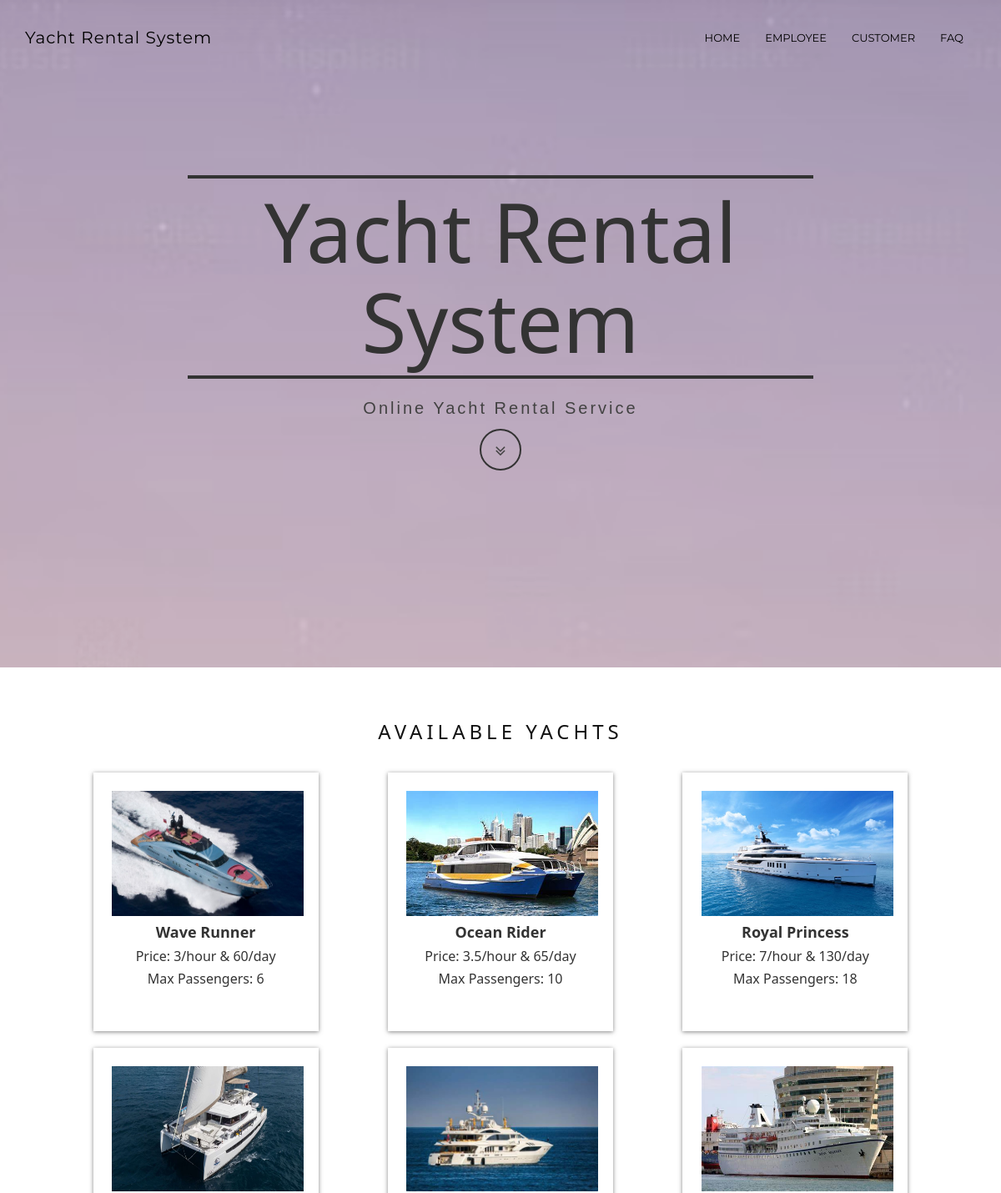
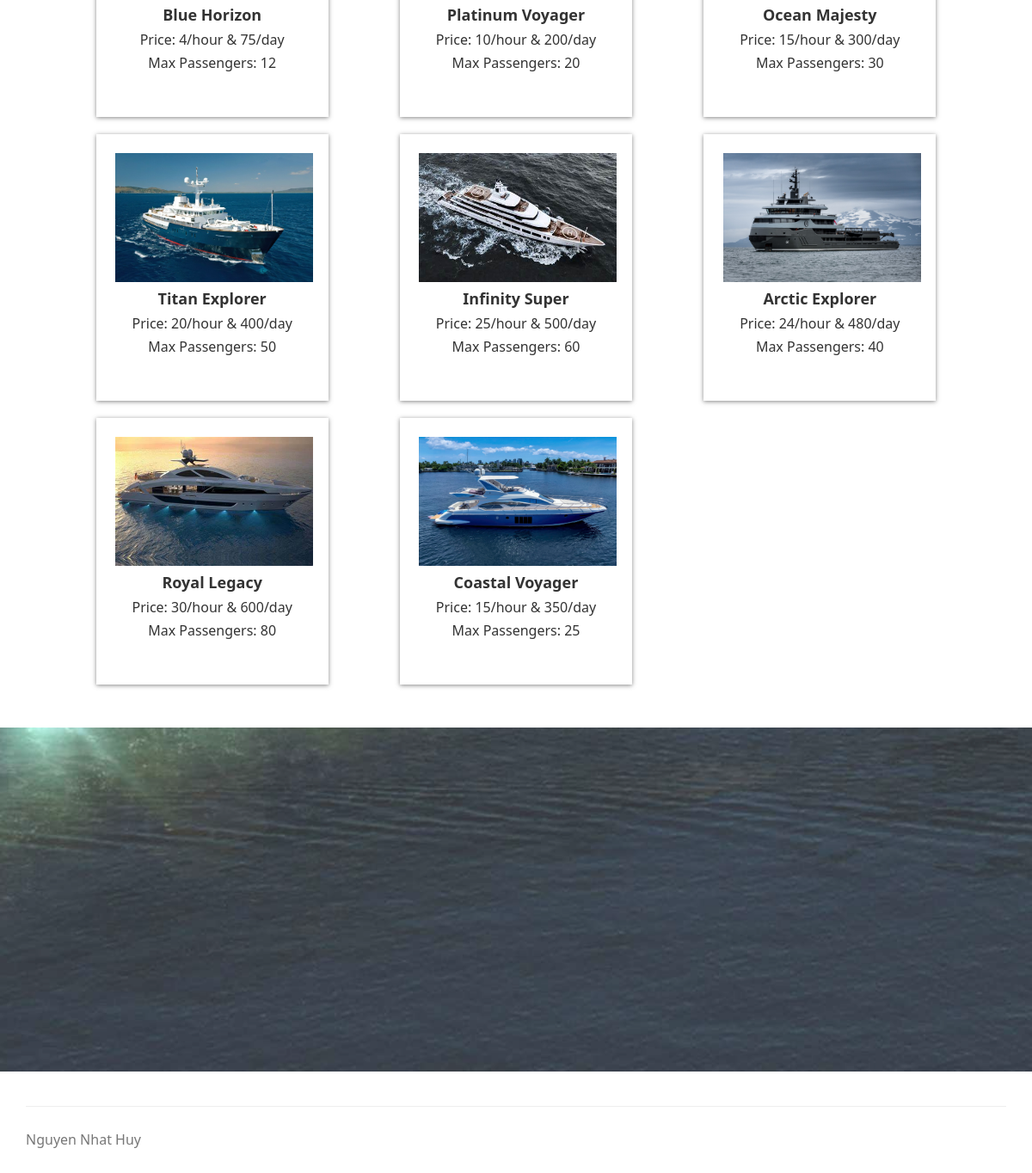
The page / on the database its author committed (2 pictures, top to bottom).
### tables this page shows
CREATE TABLE `yachts` (
  `yacht_id` int(20) NOT NULL,
  `yacht_name` varchar(50) NOT NULL,
  `yachttype_id` varchar(50) NOT NULL,
  `yacht_img` varchar(50) DEFAULT 'NA',
  `price_per_hour` double NOT NULL,
  `price_per_day` double NOT NULL,
  `engine_type` varchar(50) NOT NULL,
  `max_passengers` int(11) NOT NULL,
  `yacht_availability` varchar(10) NOT NULL
);

### index.php (the view, shortened to what this page needs)
<!DOCTYPE html>
<html>
<?php
$conn = Connect();
?>
<head>
    <link rel="stylesheet" href="assets/bootstrap/css/bootstrap.min.css">
    <link rel="stylesheet" href="assets/fonts/font-awesome.min.css">
    <link rel="stylesheet" href="assets/css/user.css">
    <link rel="stylesheet" href="assets/w3css/w3.css">
</head>
<body id="page-top" data-spy="scroll" data-target=".navbar-fixed-top">
    <nav class="navbar navbar-custom navbar-fixed-top" role="navigation" style="color: black">
        <div class="container">
            <div class="navbar-header">
                <a class="navbar-brand page-scroll" href="index.php">
                   Yacht Rental System </a>
            </div>
            <?php
                if(isset($_SESSION['login_client'])){
            ?>
            <div class="collapse navbar-collapse navbar-right navbar-main-collapse">
                <ul class="nav navbar-nav">
                    <li>
                        <a href="index.php">Home</a>
                    </li>
                    <li>
                        <a href="#"><span class="glyphicon glyphicon-user"></span> Welcome <?php echo $_SESSION['login_client']; ?></a>
                    </li>
                    <li>
                    <ul class="nav navbar-nav navbar-right">
            <li><a href="#" class="dropdown-toggle active" data-toggle="dropdown" role="button" aria-haspopup="true" aria-expanded="false"><span class="glyphicon glyphicon-user"></span> Control Panel <span class="caret"></span> </a>
                <ul class="dropdown-menu">
              <li> <a href="enteryacht.php">Add Yacht</a></li>
              <li> <a href="enterdriver.php"> Add Driver</a></li>
              <li> <a href="clientview.php">View</a></li>
            </ul>
            </li>
          </ul>
                    </li>
                    <li>
                        <a href="logout.php"><span class="glyphicon glyphicon-log-out"></span> Logout</a>
                    </li>
                </ul>
            </div>
            <?php
            }
                else {
            ?>
            <div class="collapse navbar-collapse navbar-right navbar-main-collapse">
                <ul class="nav navbar-nav">
                    <li>
                        <a href="index.php">Home</a>
                    </li>
                    <li>
                        <a href="clientlogin.php">Employee</a>
                    </li>
                    <li>
                        <a href="customerlogin.php">Customer</a>
                    </li>
                    <li>
                        <a href="faq/index.php"> FAQ </a>
                    </li>
                </ul>
            </div>
                <?php   }
                ?>
        </div>
    </nav>
    <div class="bgimg-1">
        <header class="intro">
            <div class="intro-body">
                <div class="container">
                    <div class="row">
                        <div class="col-md-8 col-md-offset-2">
                            <h1 class="brand-heading" style="color: black">Yacht Rental System</h1>
                            <p class="intro-text">
                                Online Yacht Rental Service
                            </p>
                            <a href="#sec2" class="btn btn-circle page-scroll blink">
                                <i class="fa fa-angle-double-down animated"></i>
                            </a>
                        </div>
                    </div>
                </div>
            </div>
        </header>
    </div>
    <div id="sec2" style="color: #777;background-color:white;text-align:center;padding:50px 80px;text-align: justify;">
        <h3 style="text-align:center;">Available Yachts</h3>
<br>
        <section class="menu-content">
            <?php
            $sql1 = "SELECT * FROM yachts WHERE yacht_availability='yes'";
            $result1 = mysqli_query($conn,$sql1);
            if(mysqli_num_rows($result1) > 0) {
                while($row1 = mysqli_fetch_assoc($result1)){
                    $yacht_id = $row1["yacht_id"];
                    $yacht_name = $row1["yacht_name"];
                    $price_per_hour = $row1["price_per_hour"];
                    $price_per_day = $row1["price_per_day"];
                    $max_passengers = $row1["max_passengers"];
                    $yacht_img = $row1["yacht_img"];
                    ?>
            <a href="booking.php?id=<?php echo($yacht_id) ?>">
            <div class="sub-menu">
            <img class="card-img-top" src="<?php echo $yacht_img; ?>" alt="Card image cap">
            <h5><b> <?php echo $yacht_name; ?> </b></h5>
            <h6> Price: <?php echo ($price_per_hour . "/hour & " . $price_per_day . "/day"); ?></h6>
            <h6> Max Passengers: <?php echo $max_passengers; ?></h6>
            </div>
            </a>
            <?php }}
            else {
                ?>
                    <h1> No yachts available :( </h1>
                <?php
            }
            ?>
        </section>
    </div>
    <div class="bgimg-2">
        <div class="caption">
            <span class="border" style="background-color:transparent;font-size:25px;color: #f7f7f7;"></span>
        </div>
    </div>
    <footer class="site-footer">
        <div class="container">
            <hr>
            <div class="row">
                <div class="col-sm-6">
                    <h5>Nguyen Nhat Huy</h5>
                </div>
            </div>
        </div>
    </footer>
</body>
</html>

### assets/css/user.css (style rules this page uses)
body, html { height: 100%; margin: 0; font: 400 15px/1.8 "Lato", sans-serif; color: #777; }
blink, .blink { animation: blinker 2s linear infinite; }
.navbar-custom { margin-bottom: 0; border-bottom: 1px solid rgba(255, 255, 255, 0.3); text-transform: uppercase; font-family: Montserrat, "Helvetica Neue", Helvetica, Arial, sans-serif; background-color: white; }
.navbar-custom .navbar-brand { font-size: 20px; text-transform: none; letter-spacing: 1px; }
.navbar-custom .nav li a { -webkit-transition: background 0.3s ease-in-out; -moz-transition: background 0.3s ease-in-out; transition: background 0.3s ease-in-out; }
@media (min-width: 768px) { .navbar-custom { padding: 20px 0; border-bottom: 0; font-size: 13px; background: 0 0; -webkit-transition: background 0.5s ease-in-out, padding 0.5s ease-in-out; -moz-transition: background 0.5s ease-in-out, padding 0.5s ease-in-out; transition: background 0.5s ease-in-out, padding 0.5s ease-in-out; } }
.intro { display: table; width: 100%; height: auto; padding: 100px 0 100px 0; text-align: center; color: rgb(19, 19, 19); -webkit-background-size: cover; -moz-background-size: cover; background-size: cover; -o-background-size: cover; }
.intro .intro-body { display: table-cell; vertical-align: middle; padding-top: 10%; }
.intro .intro-body .brand-heading { font-size: 40px; }
.intro .intro-body .intro-text { font-size: 18px; }
@media (min-width: 768px) { .intro { height: 100%; padding: 0; } }
@media (min-width: 768px) { .intro .intro-body .brand-heading { font-size: 98px; margin-top: 90px; margin-bottom: 20px; border-top: 4px solid rgb(0, 0, 0); border-bottom: 4px solid rgb(0, 0, 0); display: inline-block; padding: 10px 0; } }
@media (min-width: 768px) { .intro .intro-body .intro-text { font-size: 20px; font-weight: 300; letter-spacing: 3px; } }
.btn-circle { width: 50px; height: 50px; line-height: 33px; text-align: center; border: 2px solid rgb(0, 0, 0); border-radius: 100% !important; font-size: 20px; color: rgb(19, 19, 19); background: 0 0; -webkit-transition: background 0.3s ease-in-out; -moz-transition: background 0.3s ease-in-out; transition: background 0.3s ease-in-out; }
.btn-circle i.animated { -webkit-transition-property: -webkit-transform; -webkit-transition-duration: 1s; -moz-transition-property: -moz-transform; -moz-transition-duration: 1s; }
.bgimg-1, .bgimg-2 { position: relative; opacity: 0.8; background-attachment: fixed; background-position: center; background-repeat: no-repeat; background-size: cover; }
.bgimg-1 { background-image: url("../../assets/img/index_pic.avif"); min-height: 100%; }
.bgimg-2 { background-image: url("../../assets/img/yachtweb.jpeg"); min-height: 400px; }
.caption { position: absolute; left: 0; top: 50%; width: 100%; text-align: center; color: #000; }
.caption span.border { background-color: #111; color: #fff; padding: 18px; font-size: 25px; letter-spacing: 10px; }
h3 { letter-spacing: 5px; text-transform: uppercase; font: 20px "Lato", sans-serif; color: #111; }
.site-footer { padding: 20px 0; text-align: center; }
@media (min-width: 768px) { .site-footer h5 { text-align: left; } }
.site-footer h5 { color: inherit; font-size: 16px; }
.menu-content { display: grid; grid-gap: 20px; grid-template-columns: repeat(auto-fit, minmax(250px, 1fr)); justify-items: center; }
.sub-menu { background: #fff; box-shadow: 0 1px 5px rgba(104, 104, 104, 0.8); width: 270px; height: 310px; padding: 1.5rem; text-align: center; }
.card-img-top { max-height: 150px; max-width: 230px; min-height: 150px; min-width: 230px; z-index: 0; }

### assets/w3css/w3.css (style rules this page uses)
*,*:before,*:after { box-sizing:inherit }
html { -ms-text-size-adjust:100%;-webkit-text-size-adjust:100% }
body { margin:0 }
article,aside,details,figcaption,figure,footer,header,main,menu,nav,section,summary { display:block }
a { background-color:transparent;-webkit-text-decoration-skip:objects }
img { border-style:none }
hr { box-sizing:content-box;height:0;overflow:visible }
html,body { font-family:Verdana,sans-serif;font-size:15px;line-height:1.5 }
html { overflow-x:hidden }
h1 { font-size:36px }
h3 { font-size:24px }
h5 { font-size:18px }
h6 { font-size:16px }
h1,h2,h3,h4,h5,h6 { font-family:"Segoe UI",Arial,sans-serif;font-weight:400;margin:10px 0 }
hr { border:0;border-top:1px solid #eee;margin:20px 0 }
img { vertical-align:middle }
a { color:inherit }

### rows shown on the page
yachts: yacht_img (picture), yacht_name "Wave Runner", price_per_hour "3", price_per_day "60", max_passengers "6"
yachts: yacht_img (picture), yacht_name "Ocean Rider", price_per_hour "3.5", price_per_day "65", max_passengers "10"
yachts: yacht_img (picture), yacht_name "Royal Princess", price_per_hour "7", price_per_day "130", max_passengers "18"
yachts: yacht_img (picture), yacht_name "Blue Horizon", price_per_hour "4", price_per_day "75", max_passengers "12"
yachts: yacht_img (picture), yacht_name "Platinum Voyager", price_per_hour "10", price_per_day "200", max_passengers "20"
yachts: yacht_img (picture), yacht_name "Ocean Majesty", price_per_hour "15", price_per_day "300", max_passengers "30"
yachts: yacht_img (picture), yacht_name "Titan Explorer", price_per_hour "20", price_per_day "400", max_passengers "50"
yachts: yacht_img (picture), yacht_name "Infinity Super", price_per_hour "25", price_per_day "500", max_passengers "60"
yachts: yacht_img (picture), yacht_name "Arctic Explorer", price_per_hour "24", price_per_day "480", max_passengers "40"
yachts: yacht_img (picture), yacht_name "Royal Legacy", price_per_hour "30", price_per_day "600", max_passengers "80"
yachts: yacht_img (picture), yacht_name "Coastal Voyager", price_per_hour "15", price_per_day "350", max_passengers "25"
